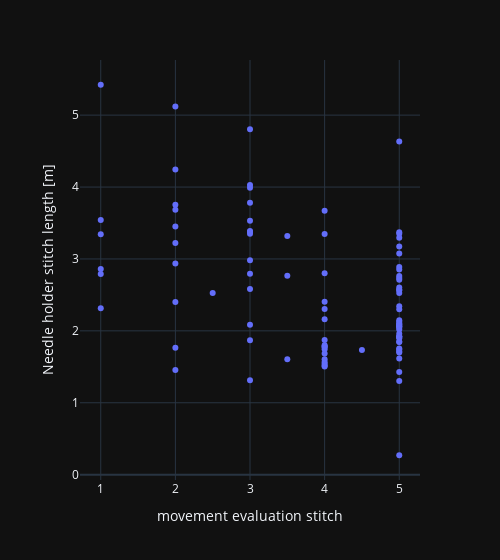

The code cell stored with this chart in its notebook:
### Code cell
import plotly.express as px
px.scatter(dfst, y="Needle holder stitch length [m]", x=relevant_column, hover_data=["filename", "stitch_id"], width=500)

### Figure 1 — Plotly figure (JSON) as saved in the notebook; plotly's stock layout.template omitted (floating-point values rounded to 4 significant figures; data arrays with more than 128 entries replaced by an {"elided": "..."} marker saying what was removed)
{"data": [{"customdata": {"elided": "93x2 mixed values"}, "hovertemplate": "movement evaluation stitch=%{x}<br>Needle holder stitch length [m]=%{y}<br>filename=%{customdata[0]}<br>stitch_id=%{customdata[1]}<extra></extra>", "legendgroup": "", "marker": {"color": "#636efa", "symbol": "circle"}, "mode": "markers", "name": "", "orientation": "v", "showlegend": false, "x": [5.0, 5.0, 5.0, 5.0, 5.0, 5.0, 5.0, 5.0, 5.0, 5.0, 5.0, 5.0, 5.0, 5.0, 5.0, 5.0, 5.0, 5.0, 5.0, 5.0, 5.0, 5.0, 5.0, 5.0, 5.0, 5.0, 5.0, 5.0, 5.0, 3.0, 3.0, 2.0, 3.5, 4.0, 1.0, 4.0, 2.0, 4.0, 3.0, 3.0, 4.0, 2.0, 2.0, 3.0, 4.0, 2.0, 2.5, 2.0, 3.0, 3.0, 5.0, 5.0, 3.0, 1.0, 4.0, 2.0, 4.0, 3.0, 1.0, 1.0, 5.0, 1.0, 3.0, 3.5, 2.0, 1.0, 5.0, 5.0, 3.5, 4.5, 5.0, 4.0, 2.0, 2.0, 4.0, 4.0, 4.0, 5.0, 4.0, 5.0, 3.0, 3.0, 3.0, 5.0, 5.0, 5.0, 4.0, 4.0, 3.0, 4.0, 5.0, 4.0, 4.0], "xaxis": "x", "y": [2.147, 1.92, 1.921, 3.37, 2.855, 1.614, 2.085, 1.713, 2.764, 2.06, 2.57, 2.063, 2.57, 2.043, 2.527, 2.602, 1.96, 1.896, 3.295, 1.915, 2.106, 3.175, 1.429, 4.635, 0.27, 1.845, 3.35, 2.02, 2.735, 2.983, 3.387, 4.244, 3.321, 1.503, 3.543, 1.566, 1.455, 1.871, 1.314, 4.803, 1.799, 2.402, 3.223, 3.351, 2.161, 3.451, 2.526, 1.765, 4.029, 2.087, 2.889, 2.344, 3.53, 5.423, 1.684, 3.683, 1.542, 2.794, 2.792, 2.862, 1.74, 2.315, 3.781, 2.766, 2.938, 3.343, 2.086, 3.075, 1.606, 1.735, 2.301, 2.404, 5.122, 3.755, 1.787, 1.773, 1.604, 2.709, 3.671, 1.7, 3.992, 3.374, 1.87, 1.756, 1.849, 2.128, 3.348, 1.743, 2.581, 2.303, 1.301, 2.802, 1.518], "yaxis": "y", "type": "scatter"}], "layout": {"xaxis": {"anchor": "y", "domain": [0.0, 1.0], "title": {"text": "movement evaluation stitch"}}, "yaxis": {"anchor": "x", "domain": [0.0, 1.0], "title": {"text": "Needle holder stitch length [m]"}}, "legend": {"tracegroupgap": 0}, "margin": {"t": 60}, "width": 500}}
